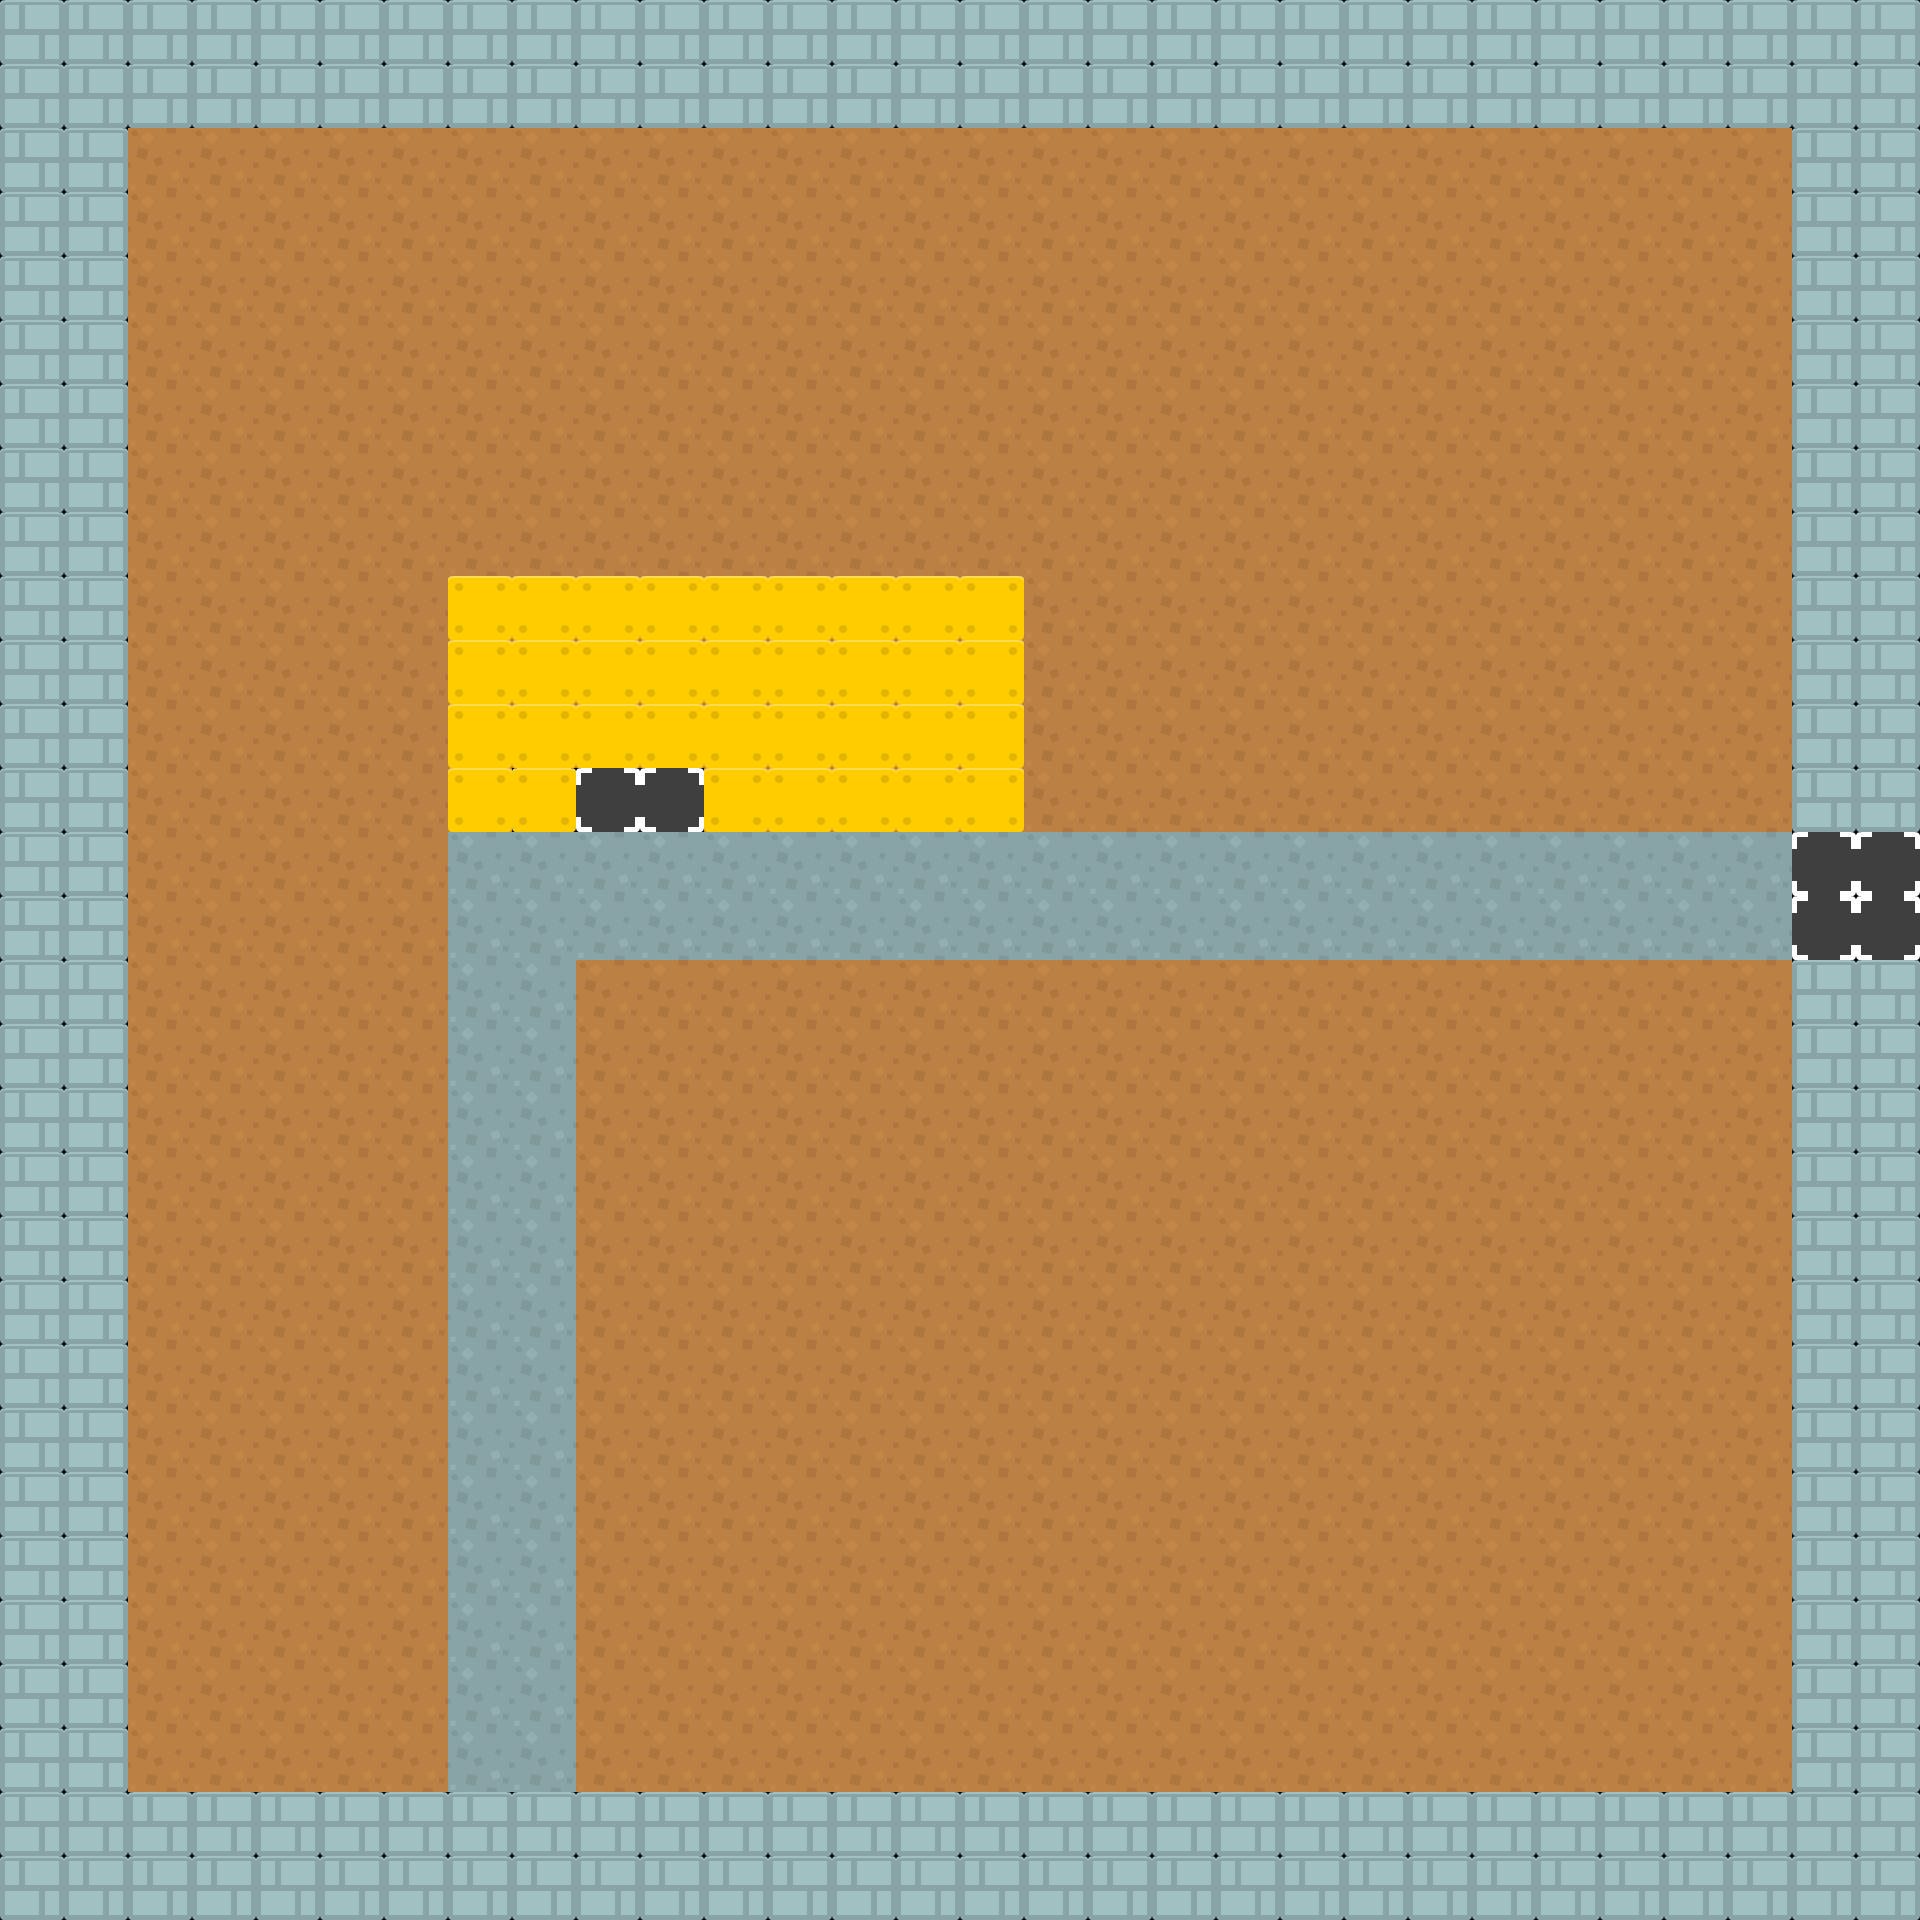

A 2D game scene composited from a Tiled map and its tileset images. What follows is a short description and the map's XML, with every tile layer's data as written:
An orthogonal 30x30 tile map with 64x64 px tiles, 3 tile layers (Sol, Mur, Sortie) and 9 objects.

<map version="1.5" tiledversion="1.6.0" orientation="orthogonal" renderorder="right-down" width="30" height="30" tilewidth="64" tileheight="64" infinite="0" nextlayerid="9" nextobjectid="25">
 <editorsettings>
  <export target="Scene1.json" format="json" />
 </editorsettings>
 <tileset firstgid="1" name="tilesheet" tilewidth="64" tileheight="64" tilecount="98" columns="14">
  <image source="../tilesets/tilesheet.png" width="896" height="448" />
 </tileset>
 <layer id="3" name="Sol" width="30" height="30">
  <data encoding="csv">
0,0,0,0,0,0,0,0,0,0,0,0,0,0,0,0,0,0,0,0,0,0,0,0,0,0,0,0,0,0,
0,0,0,0,0,0,0,0,0,0,0,0,0,0,0,0,0,0,0,0,0,0,0,0,0,0,0,0,0,0,
0,0,4,4,4,4,4,4,4,4,4,4,4,4,4,4,4,4,4,4,4,4,4,4,4,4,4,4,0,0,
0,0,4,4,4,4,4,4,4,4,4,4,4,4,4,4,4,4,4,4,4,4,4,4,4,4,4,4,0,0,
0,0,4,4,4,4,4,4,4,4,4,4,4,4,4,4,4,4,4,4,4,4,4,4,4,4,4,4,0,0,
0,0,4,4,4,4,4,4,4,4,4,4,4,4,4,4,4,4,4,4,4,4,4,4,4,4,4,4,0,0,
0,0,4,4,4,4,4,4,4,4,4,4,4,4,4,4,4,4,4,4,4,4,4,4,4,4,4,4,0,0,
0,0,4,4,4,4,4,4,4,4,4,4,4,4,4,4,4,4,4,4,4,4,4,4,4,4,4,4,0,0,
0,0,4,4,4,4,4,4,4,4,4,4,4,4,4,4,4,4,4,4,4,4,4,4,4,4,4,4,0,0,
0,0,4,4,4,4,4,4,4,4,4,4,4,4,4,4,4,4,4,4,4,4,4,4,4,4,4,4,0,0,
0,0,4,4,4,4,4,4,4,4,4,4,4,4,4,4,4,4,4,4,4,4,4,4,4,4,4,4,0,0,
0,0,4,4,4,4,4,4,4,4,4,4,4,4,4,4,4,4,4,4,4,4,4,4,4,4,4,4,0,0,
0,0,4,4,4,4,4,4,86,86,86,4,4,4,4,4,4,4,4,4,4,4,4,4,4,4,4,4,0,0,
0,0,4,4,4,4,4,18,18,18,18,18,18,18,18,18,18,18,18,18,18,18,18,18,18,18,18,18,0,0,
0,0,4,4,4,4,4,18,18,18,18,18,18,18,18,18,18,18,18,18,18,18,18,18,18,18,18,18,0,0,
0,0,4,4,4,4,4,18,18,4,4,4,4,4,4,4,4,4,4,4,4,4,4,4,4,4,4,4,0,0,
0,0,4,4,4,4,4,18,18,4,4,4,4,4,4,4,4,4,4,4,4,4,4,4,4,4,4,4,0,0,
0,0,4,4,4,4,4,18,18,4,4,4,4,4,4,4,4,4,4,4,4,4,4,4,4,4,4,4,0,0,
0,0,4,4,4,4,4,18,18,4,4,4,4,4,4,4,4,4,4,4,4,4,4,4,4,4,4,4,0,0,
0,0,4,4,4,4,4,18,18,4,4,4,4,4,4,4,4,4,4,4,4,4,4,4,4,4,4,4,0,0,
0,0,4,4,4,4,4,18,18,4,4,4,4,4,4,4,4,4,4,4,4,4,4,4,4,4,4,4,0,0,
0,0,4,4,4,4,4,18,18,4,4,4,4,4,4,4,4,4,4,4,4,4,4,4,4,4,4,4,0,0,
0,0,4,4,4,4,4,18,18,4,4,4,4,4,4,4,4,4,4,4,4,4,4,4,4,4,4,4,0,0,
0,0,4,4,4,4,4,18,18,4,4,4,4,4,4,4,4,4,4,4,4,4,4,4,4,4,4,4,0,0,
0,0,4,4,4,4,4,18,18,4,4,4,4,4,4,4,4,4,4,4,4,4,4,4,4,4,4,4,0,0,
0,0,4,4,4,4,4,18,18,4,4,4,4,4,4,4,4,4,4,4,4,4,4,4,4,4,4,4,0,0,
0,0,4,4,4,4,4,18,18,4,4,4,4,4,4,4,4,4,4,4,4,4,4,4,4,4,4,4,0,0,
0,0,4,4,4,4,4,18,18,4,4,4,4,4,4,4,4,4,4,4,4,4,4,4,4,4,4,4,0,0,
0,0,0,0,0,0,0,0,0,0,0,0,0,0,0,0,0,0,0,0,0,0,0,0,0,0,0,0,0,0,
0,0,0,0,0,0,0,0,0,0,0,0,0,0,0,0,0,0,0,0,0,0,0,0,0,0,0,0,0,0
</data>
 </layer>
 <layer id="1" name="Mur" width="30" height="30">
  <data encoding="csv">
60,60,60,60,60,60,60,60,60,60,60,60,60,60,60,60,60,60,60,60,60,60,60,60,60,60,60,60,60,60,
60,60,60,60,60,60,60,60,60,60,60,60,60,60,60,60,60,60,60,60,60,60,60,60,60,60,60,60,60,60,
60,60,0,0,0,0,0,0,0,0,0,0,0,0,0,0,0,0,0,0,0,0,0,0,0,0,0,0,60,60,
60,60,0,0,0,0,0,0,0,0,0,0,0,0,0,0,0,0,0,0,0,0,0,0,0,0,0,0,60,60,
60,60,0,0,0,0,0,0,0,0,0,0,0,0,0,0,0,0,0,0,0,0,0,0,0,0,0,0,60,60,
60,60,0,0,0,0,0,0,0,0,0,0,0,0,0,0,0,0,0,0,0,0,0,0,0,0,0,0,60,60,
60,60,0,0,0,0,0,0,0,0,0,0,0,0,0,0,0,0,0,0,0,0,0,0,0,0,0,0,60,60,
60,60,0,0,0,0,0,0,0,0,0,0,0,0,0,0,0,0,0,0,0,0,0,0,0,0,0,0,60,60,
60,60,0,0,0,0,0,0,0,0,0,0,0,0,0,0,0,0,0,0,0,0,0,0,0,0,0,0,60,60,
60,60,0,0,0,0,0,8,8,8,8,8,8,8,8,8,0,0,0,0,0,0,0,0,0,0,0,0,60,60,
60,60,0,0,0,0,0,8,8,8,8,8,8,8,8,8,0,0,0,0,0,0,0,0,0,0,0,0,60,60,
60,60,0,0,0,0,0,8,8,8,8,8,8,8,8,8,0,0,0,0,0,0,0,0,0,0,0,0,60,60,
60,60,0,0,0,0,0,8,8,0,0,8,8,8,8,8,0,0,0,0,0,0,0,0,0,0,0,0,60,60,
60,60,0,0,0,0,0,0,0,0,0,0,0,0,0,0,0,0,0,0,0,0,0,0,0,0,0,0,86,86,
60,60,0,0,0,0,0,0,0,0,0,0,0,0,0,0,0,0,0,0,0,0,0,0,0,0,0,0,86,86,
60,60,0,0,0,0,0,0,0,0,0,0,0,0,0,0,0,0,0,0,0,0,0,0,0,0,0,0,60,60,
60,60,0,0,0,0,0,0,0,0,0,0,0,0,0,0,0,0,0,0,0,0,0,0,0,0,0,0,60,60,
60,60,0,0,0,0,0,0,0,0,0,0,0,0,0,0,0,0,0,0,0,0,0,0,0,0,0,0,60,60,
60,60,0,0,0,0,0,0,0,0,0,0,0,0,0,0,0,0,0,0,0,0,0,0,0,0,0,0,60,60,
60,60,0,0,0,0,0,0,0,0,0,0,0,0,0,0,0,0,0,0,0,0,0,0,0,0,0,0,60,60,
60,60,0,0,0,0,0,0,0,0,0,0,0,0,0,0,0,0,0,0,0,0,0,0,0,0,0,0,60,60,
60,60,0,0,0,0,0,0,0,0,0,0,0,0,0,0,0,0,0,0,0,0,0,0,0,0,0,0,60,60,
60,60,0,0,0,0,0,0,0,0,0,0,0,0,0,0,0,0,0,0,0,0,0,0,0,0,0,0,60,60,
60,60,0,0,0,0,0,0,0,0,0,0,0,0,0,0,0,0,0,0,0,0,0,0,0,0,0,0,60,60,
60,60,0,0,0,0,0,0,0,0,0,0,0,0,0,0,0,0,0,0,0,0,0,0,0,0,0,0,60,60,
60,60,0,0,0,0,0,0,0,0,0,0,0,0,0,0,0,0,0,0,0,0,0,0,0,0,0,0,60,60,
60,60,0,0,0,0,0,0,0,0,0,0,0,0,0,0,0,0,0,0,0,0,0,0,0,0,0,0,60,60,
60,60,0,0,0,0,0,0,0,0,0,0,0,0,0,0,0,0,0,0,0,0,0,0,0,0,0,0,60,60,
60,60,60,60,60,60,60,60,60,60,60,60,60,60,60,60,60,60,60,60,60,60,60,60,60,60,60,60,60,60,
60,60,60,60,60,60,60,60,60,60,60,60,60,60,60,60,60,60,60,60,60,60,60,60,60,60,60,60,60,60
</data>
 </layer>
 <objectgroup id="6" name="monstre_verticale">
  <object id="11" x="1344" y="704" width="64" height="64" />
  <object id="15" x="960" y="1152" width="64" height="64" />
 </objectgroup>
 <objectgroup id="7" name="emeraude">
  <object id="18" x="896" y="960" width="64" height="64" />
  <object id="19" x="448" y="1088" width="64" height="64" />
  <object id="20" x="448" y="1344" width="64" height="64" />
  <object id="21" x="512" y="1472" width="64" height="64" />
  <object id="22" x="640" y="1472" width="64" height="64" />
  <object id="23" x="896" y="1472" width="64" height="64" />
 </objectgroup>
 <objectgroup id="8" name="Clef">
  <object id="24" x="512" y="256" width="64" height="64" />
 </objectgroup>
 <layer id="5" name="Sortie" width="30" height="30">
  <data encoding="csv">
0,0,0,0,0,0,0,0,0,0,0,0,0,0,0,0,0,0,0,0,0,0,0,0,0,0,0,0,0,0,
0,0,0,0,0,0,0,0,0,0,0,0,0,0,0,0,0,0,0,0,0,0,0,0,0,0,0,0,0,0,
0,0,0,0,0,0,0,0,0,0,0,0,0,0,0,0,0,0,0,0,0,0,0,0,0,0,0,0,0,0,
0,0,0,0,0,0,0,0,0,0,0,0,0,0,0,0,0,0,0,0,0,0,0,0,0,0,0,0,0,0,
0,0,0,0,0,0,0,0,0,0,0,0,0,0,0,0,0,0,0,0,0,0,0,0,0,0,0,0,0,0,
0,0,0,0,0,0,0,0,0,0,0,0,0,0,0,0,0,0,0,0,0,0,0,0,0,0,0,0,0,0,
0,0,0,0,0,0,0,0,0,0,0,0,0,0,0,0,0,0,0,0,0,0,0,0,0,0,0,0,0,0,
0,0,0,0,0,0,0,0,0,0,0,0,0,0,0,0,0,0,0,0,0,0,0,0,0,0,0,0,0,0,
0,0,0,0,0,0,0,0,0,0,0,0,0,0,0,0,0,0,0,0,0,0,0,0,0,0,0,0,0,0,
0,0,0,0,0,0,0,0,0,0,0,0,0,0,0,0,0,0,0,0,0,0,0,0,0,0,0,0,0,0,
0,0,0,0,0,0,0,0,0,0,0,0,0,0,0,0,0,0,0,0,0,0,0,0,0,0,0,0,0,0,
0,0,0,0,0,0,0,0,0,0,0,0,0,0,0,0,0,0,0,0,0,0,0,0,0,0,0,0,0,0,
0,0,0,0,0,0,0,0,0,62,62,0,0,0,0,0,0,0,0,0,0,0,0,0,0,0,0,0,0,0,
0,0,0,0,0,0,0,0,0,0,0,0,0,0,0,0,0,0,0,0,0,0,0,0,0,0,0,0,62,62,
0,0,0,0,0,0,0,0,0,0,0,0,0,0,0,0,0,0,0,0,0,0,0,0,0,0,0,0,62,62,
0,0,0,0,0,0,0,0,0,0,0,0,0,0,0,0,0,0,0,0,0,0,0,0,0,0,0,0,0,0,
0,0,0,0,0,0,0,0,0,0,0,0,0,0,0,0,0,0,0,0,0,0,0,0,0,0,0,0,0,0,
0,0,0,0,0,0,0,0,0,0,0,0,0,0,0,0,0,0,0,0,0,0,0,0,0,0,0,0,0,0,
0,0,0,0,0,0,0,0,0,0,0,0,0,0,0,0,0,0,0,0,0,0,0,0,0,0,0,0,0,0,
0,0,0,0,0,0,0,0,0,0,0,0,0,0,0,0,0,0,0,0,0,0,0,0,0,0,0,0,0,0,
0,0,0,0,0,0,0,0,0,0,0,0,0,0,0,0,0,0,0,0,0,0,0,0,0,0,0,0,0,0,
0,0,0,0,0,0,0,0,0,0,0,0,0,0,0,0,0,0,0,0,0,0,0,0,0,0,0,0,0,0,
0,0,0,0,0,0,0,0,0,0,0,0,0,0,0,0,0,0,0,0,0,0,0,0,0,0,0,0,0,0,
0,0,0,0,0,0,0,0,0,0,0,0,0,0,0,0,0,0,0,0,0,0,0,0,0,0,0,0,0,0,
0,0,0,0,0,0,0,0,0,0,0,0,0,0,0,0,0,0,0,0,0,0,0,0,0,0,0,0,0,0,
0,0,0,0,0,0,0,0,0,0,0,0,0,0,0,0,0,0,0,0,0,0,0,0,0,0,0,0,0,0,
0,0,0,0,0,0,0,0,0,0,0,0,0,0,0,0,0,0,0,0,0,0,0,0,0,0,0,0,0,0,
0,0,0,0,0,0,0,0,0,0,0,0,0,0,0,0,0,0,0,0,0,0,0,0,0,0,0,0,0,0,
0,0,0,0,0,0,0,0,0,0,0,0,0,0,0,0,0,0,0,0,0,0,0,0,0,0,0,0,0,0,
0,0,0,0,0,0,0,0,0,0,0,0,0,0,0,0,0,0,0,0,0,0,0,0,0,0,0,0,0,0
</data>
 </layer>
</map>
